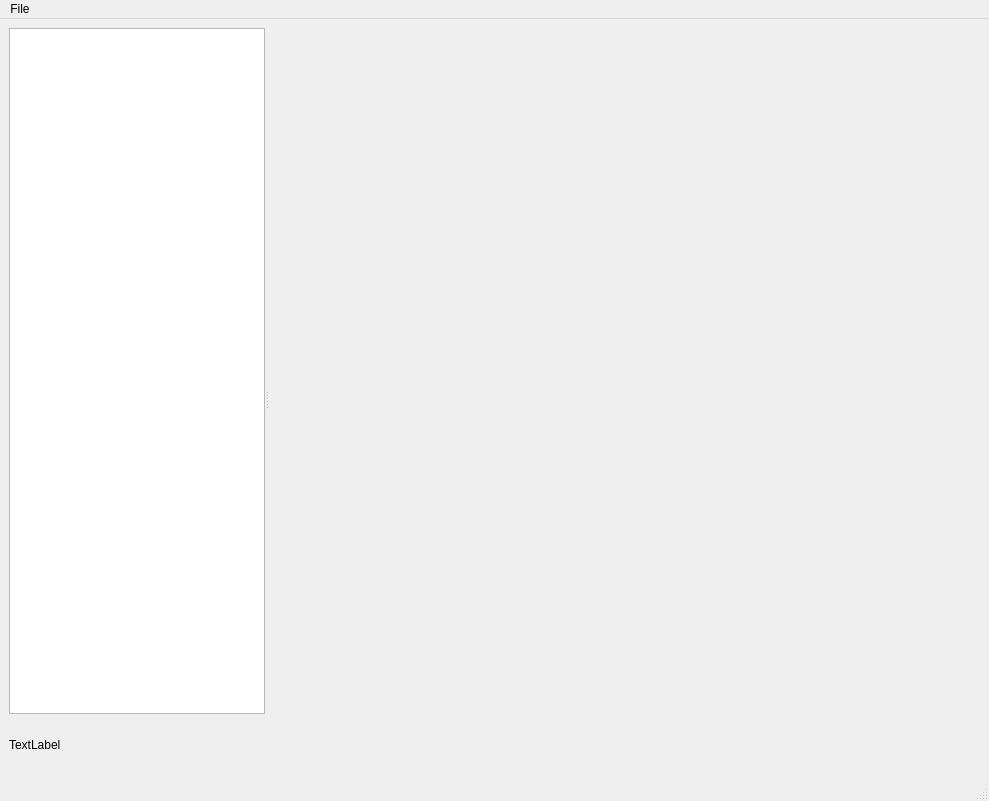
<?xml version="1.0" encoding="UTF-8"?>
<ui version="4.0">
 <class>MainWindow</class>
 <widget class="QMainWindow" name="MainWindow">
  <property name="geometry">
   <rect>
    <x>0</x>
    <y>0</y>
    <width>989</width>
    <height>801</height>
   </rect>
  </property>
  <property name="windowTitle">
   <string>RockStudio ML</string>
  </property>
  <widget class="QWidget" name="centralwidget">
   <layout class="QHBoxLayout" name="horizontalLayout">
    <item>
     <widget class="QSplitter" name="splitter">
      <property name="orientation">
       <enum>Qt::Horizontal</enum>
      </property>
      <widget class="QWidget" name="layoutWidget">
       <layout class="QVBoxLayout" name="verticalLayout">
        <item>
         <widget class="QListWidget" name="listWidget">
          <property name="sizePolicy">
           <sizepolicy hsizetype="Expanding" vsizetype="Expanding">
            <horstretch>1</horstretch>
            <verstretch>0</verstretch>
           </sizepolicy>
          </property>
         </widget>
        </item>
        <item>
         <widget class="CoverArtLabel" name="coverArtLabel">
          <property name="sizePolicy">
           <sizepolicy hsizetype="Expanding" vsizetype="Maximum">
            <horstretch>0</horstretch>
            <verstretch>0</verstretch>
           </sizepolicy>
          </property>
          <property name="minimumSize">
           <size>
            <width>50</width>
            <height>50</height>
           </size>
          </property>
          <property name="text">
           <string>TextLabel</string>
          </property>
          <property name="scaledContents">
           <bool>true</bool>
          </property>
         </widget>
        </item>
       </layout>
      </widget>
      <widget class="QStackedWidget" name="stackedWidget">
       <property name="sizePolicy">
        <sizepolicy hsizetype="Expanding" vsizetype="Expanding">
         <horstretch>2</horstretch>
         <verstretch>0</verstretch>
        </sizepolicy>
       </property>
      </widget>
     </widget>
    </item>
   </layout>
  </widget>
  <widget class="QMenuBar" name="menubar">
   <property name="geometry">
    <rect>
     <x>0</x>
     <y>0</y>
     <width>989</width>
     <height>24</height>
    </rect>
   </property>
   <widget class="QMenu" name="menuFile">
    <property name="title">
     <string>File</string>
    </property>
    <addaction name="actionOpen"/>
    <addaction name="actionNew"/>
   </widget>
   <addaction name="menuFile"/>
  </widget>
  <widget class="QStatusBar" name="statusbar"/>
  <action name="actionOpen">
   <property name="text">
    <string>Open</string>
   </property>
  </action>
  <action name="actionNew">
   <property name="text">
    <string>New</string>
   </property>
  </action>
 </widget>
 <customwidgets>
  <customwidget>
   <class>CoverArtLabel</class>
   <extends>QLabel</extends>
   <header location="global">CoverArtLabel.h</header>
  </customwidget>
 </customwidgets>
 <resources/>
 <connections/>
</ui>
